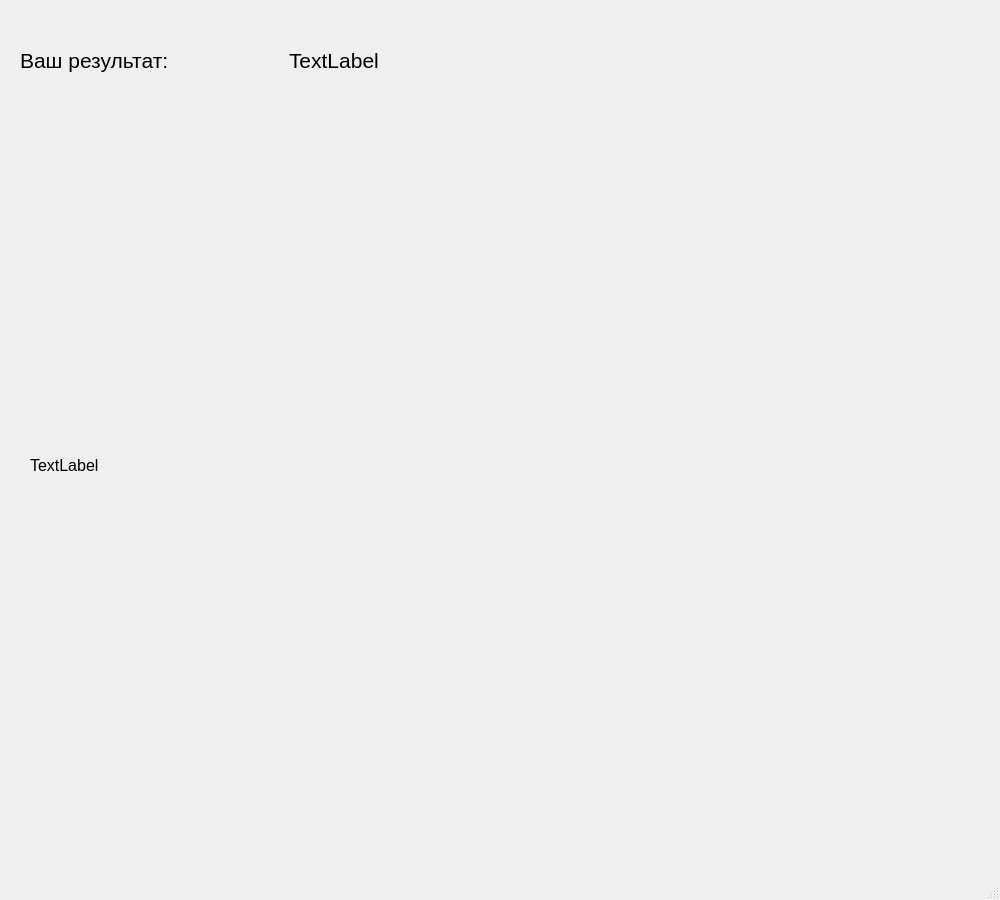
<?xml version="1.0" encoding="UTF-8"?>
<ui version="4.0">
 <class>MainWindow</class>
 <widget class="QMainWindow" name="MainWindow">
  <property name="geometry">
   <rect>
    <x>0</x>
    <y>0</y>
    <width>1000</width>
    <height>900</height>
   </rect>
  </property>
  <property name="windowTitle">
   <string>MainWindow</string>
  </property>
  <widget class="QWidget" name="centralwidget">
   <widget class="QWidget" name="horizontalLayoutWidget">
    <property name="geometry">
     <rect>
      <x>20</x>
      <y>20</y>
      <width>531</width>
      <height>80</height>
     </rect>
    </property>
    <layout class="QHBoxLayout" name="horizontalLayout">
     <item>
      <widget class="QLabel" name="res_label">
       <property name="font">
        <font>
         <pointsize>16</pointsize>
        </font>
       </property>
       <property name="text">
        <string>Ваш результат:</string>
       </property>
      </widget>
     </item>
     <item>
      <widget class="QLabel" name="count_res">
       <property name="font">
        <font>
         <pointsize>16</pointsize>
        </font>
       </property>
       <property name="text">
        <string>TextLabel</string>
       </property>
      </widget>
     </item>
    </layout>
   </widget>
   <widget class="QLabel" name="detailed_res">
    <property name="geometry">
     <rect>
      <x>30</x>
      <y>120</y>
      <width>521</width>
      <height>691</height>
     </rect>
    </property>
    <property name="font">
     <font>
      <pointsize>12</pointsize>
     </font>
    </property>
    <property name="text">
     <string>TextLabel</string>
    </property>
   </widget>
  </widget>
  <widget class="QMenuBar" name="menubar">
   <property name="geometry">
    <rect>
     <x>0</x>
     <y>0</y>
     <width>1000</width>
     <height>21</height>
    </rect>
   </property>
  </widget>
  <widget class="QStatusBar" name="statusbar"/>
 </widget>
 <resources/>
 <connections/>
</ui>
